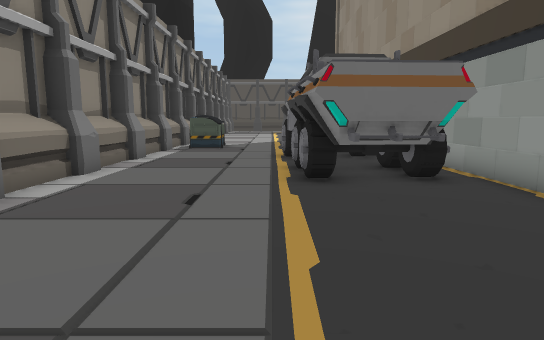
[1] (above)

22 first-person views from a walk through a Unity game level. The camera is 1.3 m above the floor, tilts 8° down and sees 75° across. Doors are open. The floor is counted in squares, 1 m on a side. Each view is taken from the middle of a square. On the plan, view 1 faces up. The plan holds only what a view shows up to about 15 squares ahead; the rest is blank. The place goes on beyond the plan. The player is left out. Some surface patterns are stand-ins.

[2]
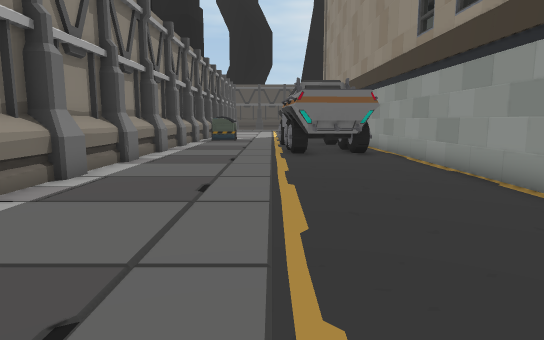

[3]
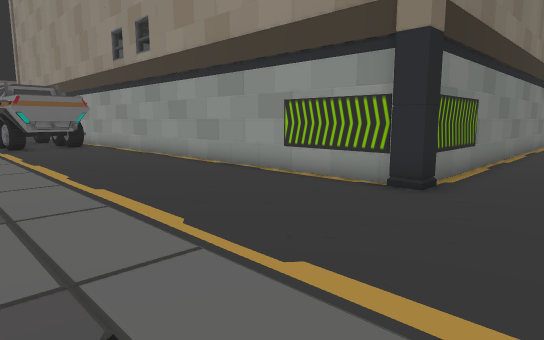

[4]
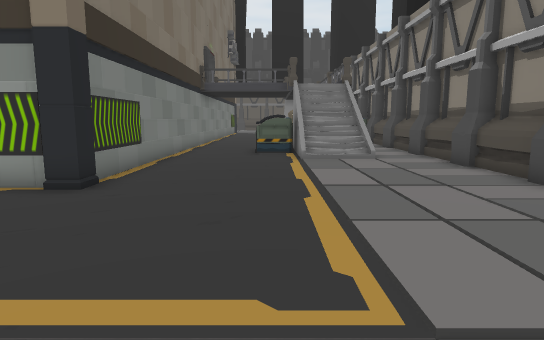

[5]
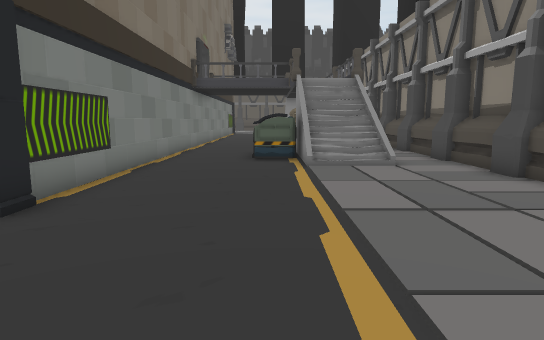

[6]
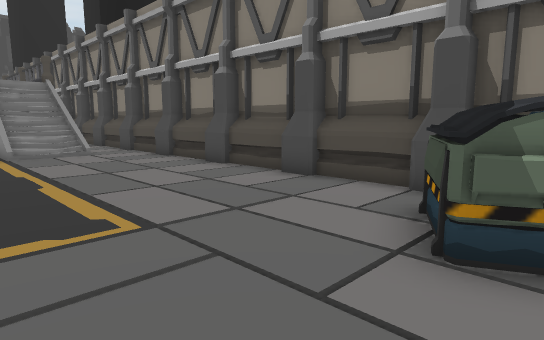

[7]
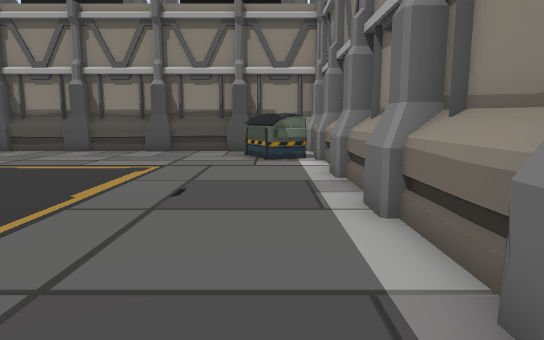

[8]
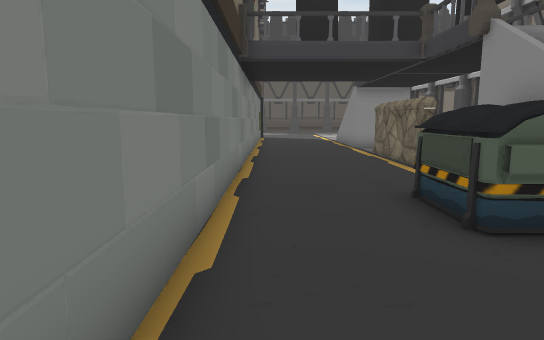

[9]
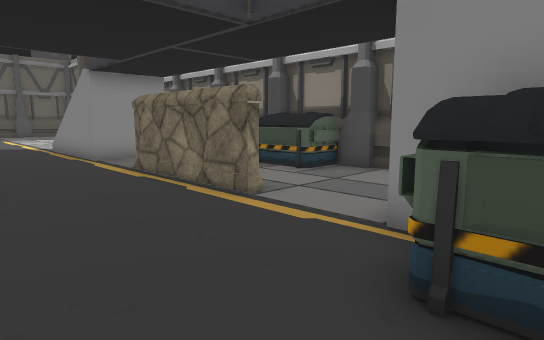

[10]
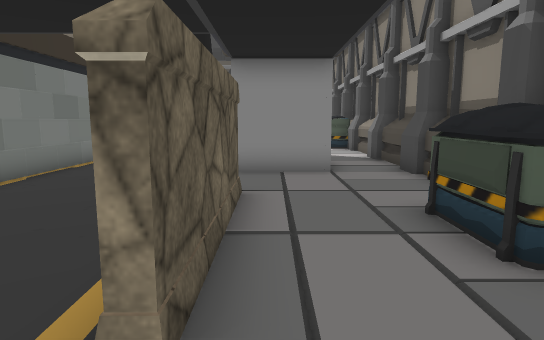

[11]
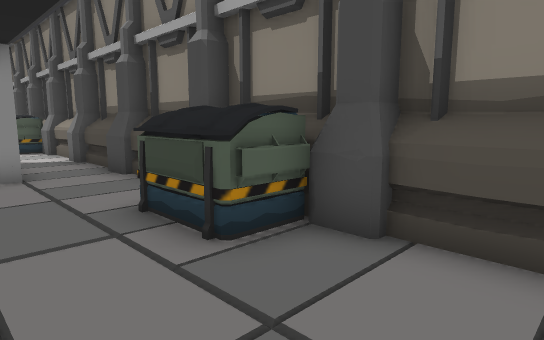

[12]
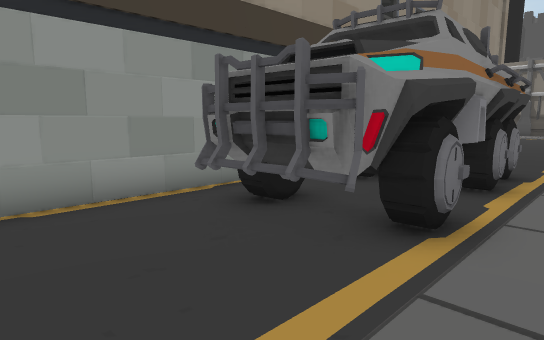

[13]
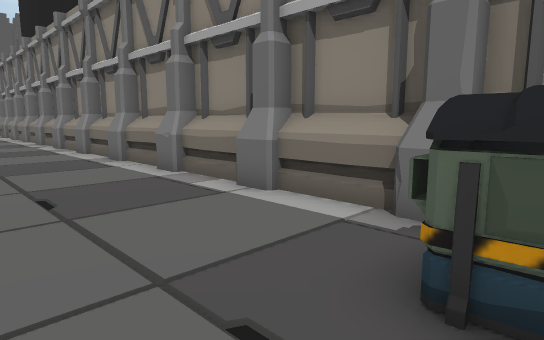

[14]
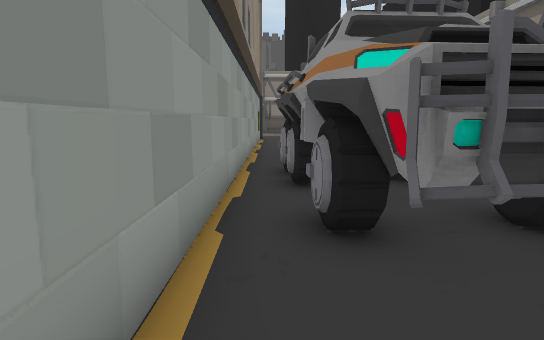

[15]
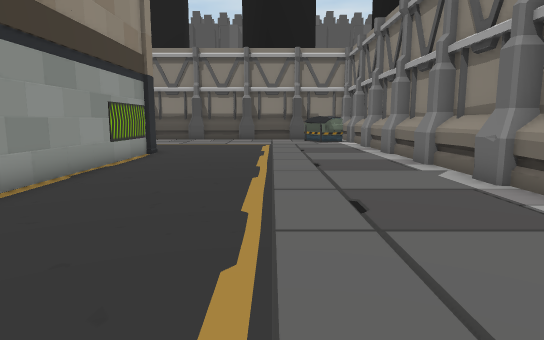

[16]
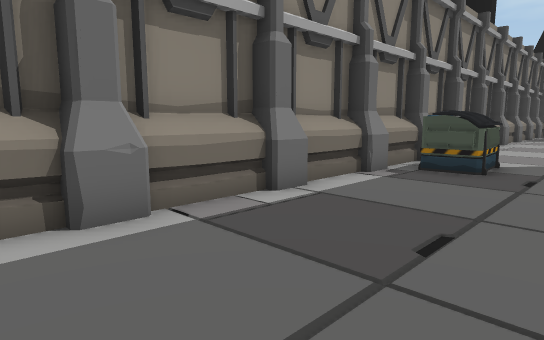

[17]
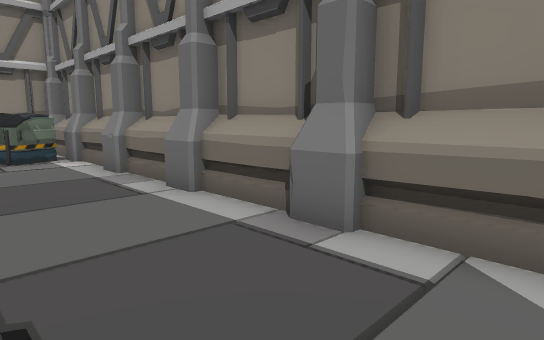

[18]
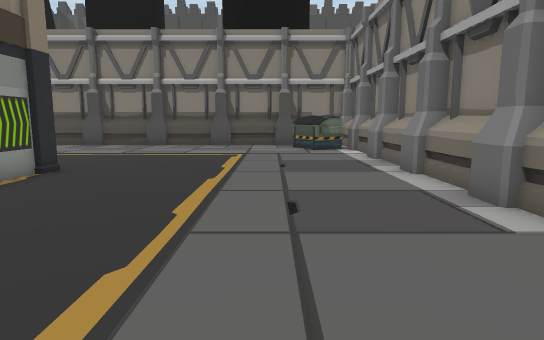

[19]
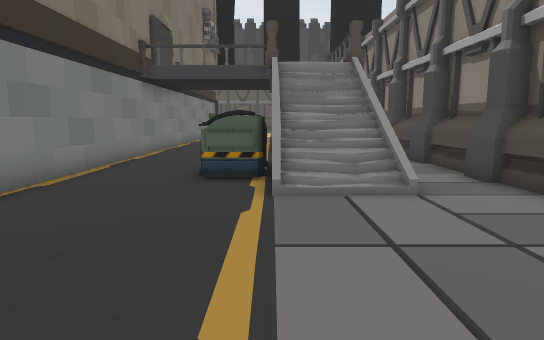

[20]
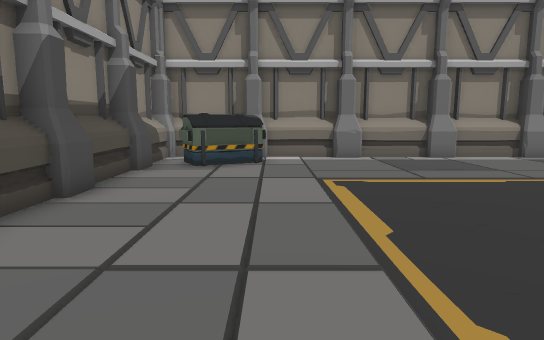

[21]
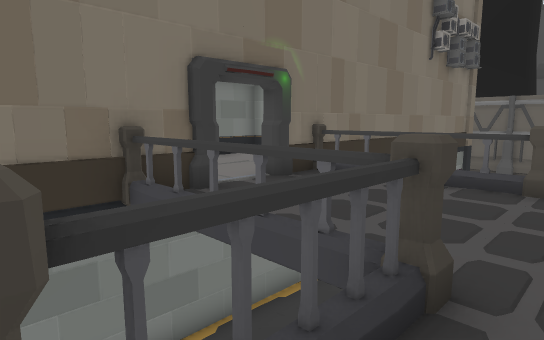

[22]
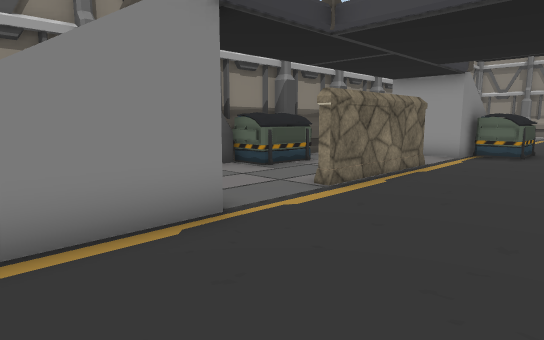

### Floor plan
Key: @ floor where view 1 was taken; # wall or solid block; x gap in a wall; . floor; / step, stairs or slope; D open door; ^ raised ledge; v drop or lower ground; P pillar; O other object.
Columns run from 5 left of view 1 to 28 right of it. Each row starts with its distance up from view 1.
 17 ^ OO......
 16 #OOO......#
 15 ##.....O..#
 14 #.....OOO.#
 13 #....OOOO.#
 12 ##....OOO.#
 11 # ....OOO.#
 10 ^ ....O OO#
  9 #.....OOOO#
  8 #.....OOOO#
  7 ^ ....OOOO#
  6 ##........#
  5 ##........#
  4 #.........#
  3 #.........#
  2 ##........#
  1 # ........#
  0 ^ ...@....#
 -1 #.........#
 -2 #.........#
 -3 ^ ........#                 ###
 -4 ##........#                   #
 -5 ##........#
 -6 #.........#
 -7 #.........#
 -8 ##........POO####### ###DDD#######
 -9 ##.......................D...... .
-10 ^ ...............................
-11 #................OO...............
-12 #................OOO..............
-13 #..............//OvOO..#####..O///
-14 #.O............//////........./
-15 #OO............/////O.........O
-16 ^ OO.........../vv  x...OOO...xvvv
-17 #.O##.##......# vvvvx...OOO ..xvvv
-18 ##^## #############^#####^########

Positions as (right, up) in squares from view 1, and headings:
1: (0, 0), facing up
2: (0, -6), facing up
3: (-2, -11), facing up-right
4: (-2, -12), facing right
5: (0, -12), facing right
6: (-4, -11), facing down-right
7: (-3, -3), facing down
8: (8, -9), facing right
9: (13, -9), facing down-right
10: (16, -14), facing right
11: (16, -14), facing down-right
12: (-1, 17), facing down-right
13: (0, 17), facing down-left
14: (4, 17), facing down
15: (0, 6), facing down
16: (0, 7), facing up-left
17: (-1, -2), facing down-left
18: (-1, 1), facing down
19: (4, -13), facing right
20: (8, -14), facing left
21: (15, -14), facing up-right
22: (28, -9), facing down-left
